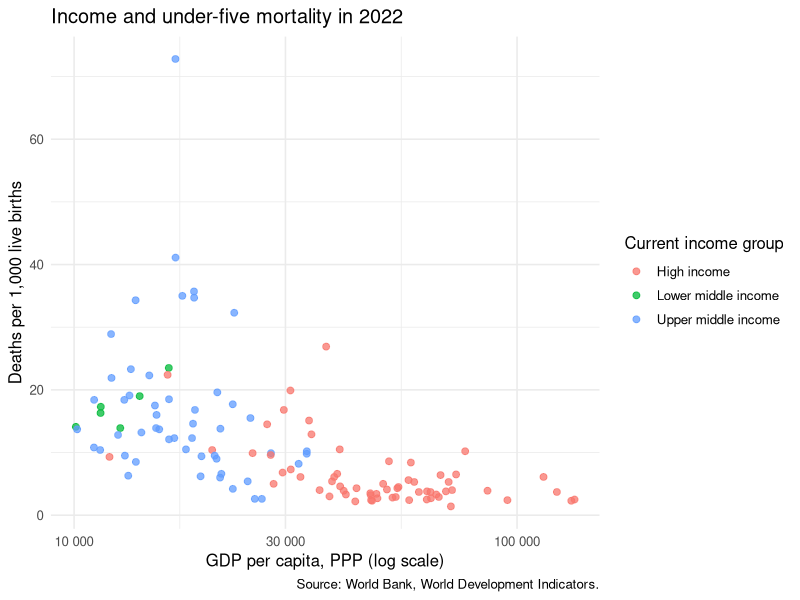
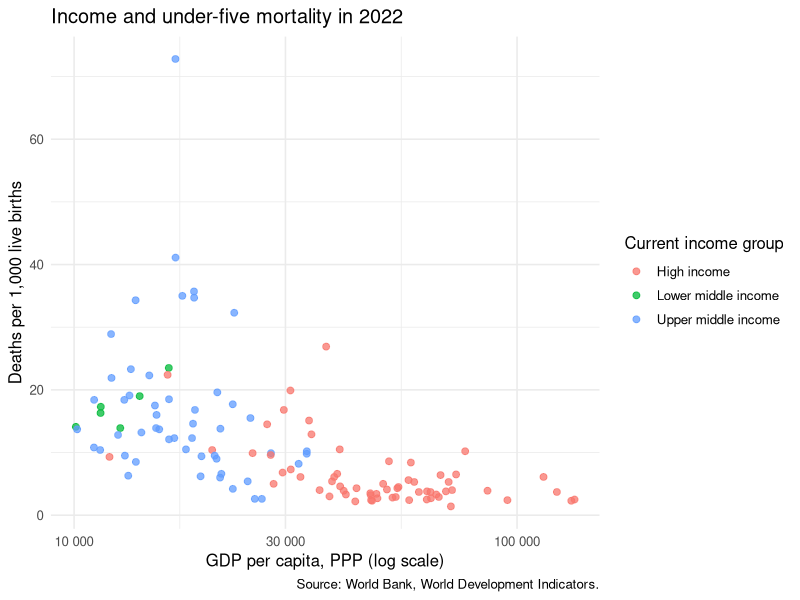

Generate these figures, in order, with R:
# LESSON 4 WALKTHROUGH: FOUR QUESTIONS, ONE WORKFLOW -----------------------
# This script follows the order of the Lesson 4 slides. Run one section at a
# time in RStudio. The lab starter files use the same functions and objects.

# 1. Packages and files -----------------------------------------------------
# install.packages() is used once, only when a package is absent.
# library() attaches an installed package in the current R session.

library(tidyverse)

health <- read_csv("data/lesson-4/health-2022.csv", show_col_types = FALSE)

# Related readers include read_excel() for Excel workbooks and readRDS() for
# one saved R object. The file format determines the reader.

# 2. Inspect before transforming ------------------------------------------

glimpse(health)
names(health)
count(health, income_level_current)
summary(select(health, gdp_per_capita_ppp, under5_mortality))
n_distinct(health$iso3c)

# 3. Select, filter, arrange, and mutate -----------------------------------

health_focus <- health |>
  select(
    country,
    region,
    income_level_current,
    gdp_per_capita_ppp,
    under5_mortality
  ) |>
  filter(gdp_per_capita_ppp > 10000) |>
  mutate(log_income = log(gdp_per_capita_ppp)) |>
  arrange(desc(under5_mortality))

health_focus

# 4. Group and summarise ---------------------------------------------------

health_table <- health_focus |>
  group_by(income_level_current) |>
  summarise(
    economies = n(),
    min_mortality = min(under5_mortality),
    average_mortality = mean(under5_mortality),
    median_mortality = median(under5_mortality),
    max_mortality = max(under5_mortality),
    .groups = "drop"
  ) |>
  arrange(median_mortality)

health_table

# 5. Make a figure ---------------------------------------------------------

health_figure <- ggplot(
  health_focus,
  aes(x = gdp_per_capita_ppp, y = under5_mortality,
      color = income_level_current)
) +
  geom_point(alpha = 0.75, size = 2) +
  scale_x_log10(labels = scales::label_number()) +
  labs(
    title = "Income and under-five mortality in 2022",
    x = "GDP per capita, PPP (log scale)",
    y = "Deaths per 1,000 live births",
    color = "Current income group",
    caption = "Source: World Bank, World Development Indicators."
  ) +
  theme_minimal(base_size = 12)

health_figure

# 6. Save a figure when the report needs a separate file ------------------

dir.create("outputs/lesson-4", recursive = TRUE, showWarnings = FALSE)
ggsave(
  "outputs/lesson-4/health-figure.png",
  health_figure,
  width = 8,
  height = 5,
  dpi = 200
)

# 7. Rendered reports ------------------------------------------------------
# Open materials/lesson-4-demo.qmd in RStudio. The document places prose and
# executable R chunks in one file. Click Render. Quarto reruns the chunks from
# a clean session, so a successful render is evidence that the brief contains
# the objects and steps it needs.

# 8. Plan the lab before asking an agent -----------------------------------
# For the selected track, write down:
#   - the unit and period;
#   - the variables required;
#   - the function sequence for the table;
#   - the mappings required for the figure;
#   - one claim the evidence could support;
#   - one claim the evidence could not support.

# After writing the table, figure, finding, and limitation, ask Codex to work
# read-only: reproduce the table, inspect the figure mappings, and challenge
# the most consequential statement. Independently verify one material claim
# before accepting, revising, or rejecting its recommendation.
